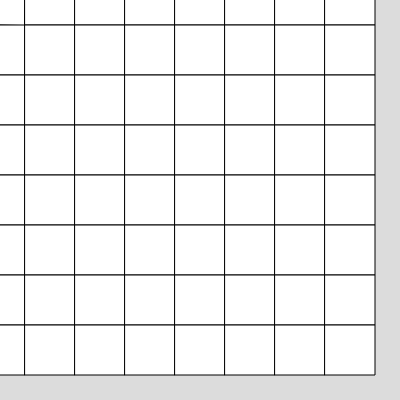
Frame 1 (no input)
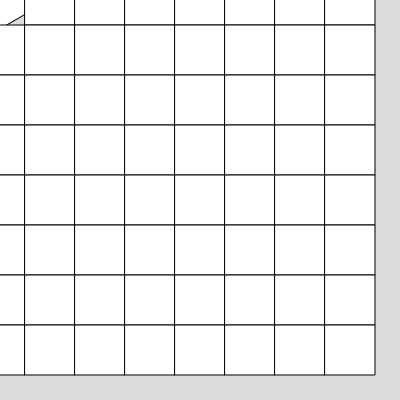
Frame 60 (no input)
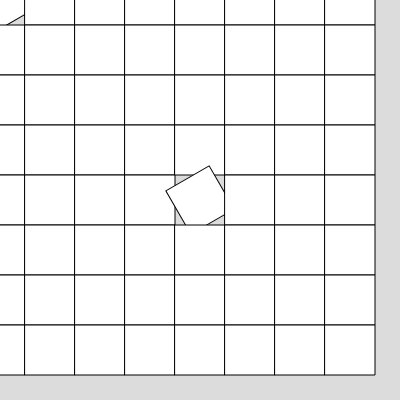
Frame 120 (the mouse pressed at the canvas centre since frame 60)

The p5.js sketch that drew these frames (run headless with seeded random() and noise() and a simulated clock; from frame 60 on, the mouse is pressed at the canvas centre):

// p5.js sketch
// ── sketch.js


let distMouse = 50;
let cols; let rows; let size = 50;
let blocks = [];

function setup() {
  createCanvas(400, 400);
  rectMode(CENTER);
  angleMode(DEGREES);
  cols = width / size;
  rows = height / size;

  for (let i = 0; i < cols; i++) {
    blocks[i] = []; 
    for (let j = 0; j < rows; j++) {
      blocks[i][j] = new block(i * size , j * size);
    }
  }

  b = new block(width / 2, height / 2);
}

function draw() {

  background(220);
  for (let i = 0; i < cols; i++) {
    for (let j = 0; j < rows; j++) {
      blocks[i][j].move();
      blocks[i][j].display();
    }
  
  }
}

// ── block.js
class block {

    constructor(x,y) {
        this.x = x;
        this.y = y;
        this.angle = 0;
    }

    display() {
        push();
        translate(this.x, this.y);
        rotate(this.angle);
        rect(0, 0, size, size);
        pop();
    }

    move() {
        let distance = dist(mouseX, mouseY, this.x, this.y);
        if (distance < distMouse) {
            this.angle += 1;
        }
    }

}
